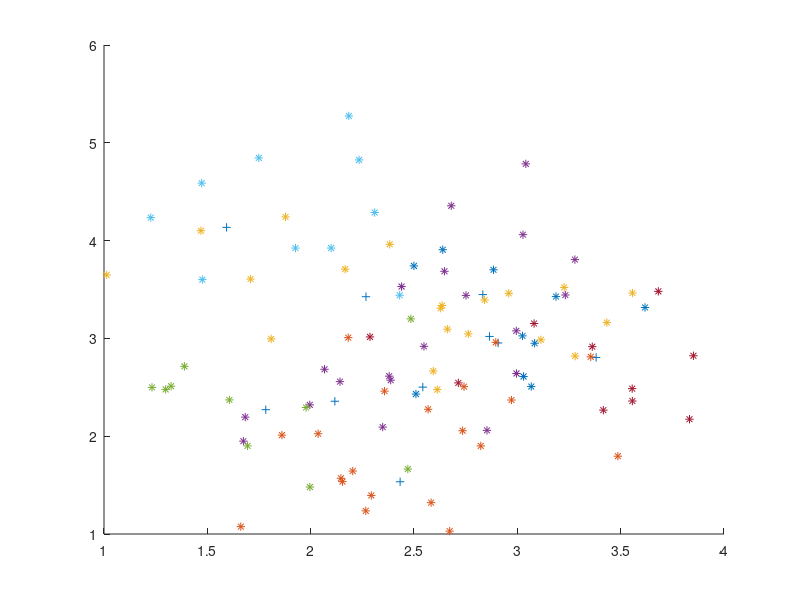

The MATLAB source for this figure: (Note: this script raises an error after producing the figure.)
sigma = eye(2,2);
mu = [2, 3];
r = mvnrnd(mu, sigma, 10);
m1 = size(r, 1);
figure
hold on
plot(r(:,1), r(:,2), '+')

for c = 1:m1
  ncr = mvnrnd([r(c,1), r(c,2)], sigma/5, 10);
  plot(ncr(:,1), ncr(:,2), '*')
end
legend(r, 'betty')
hold off
